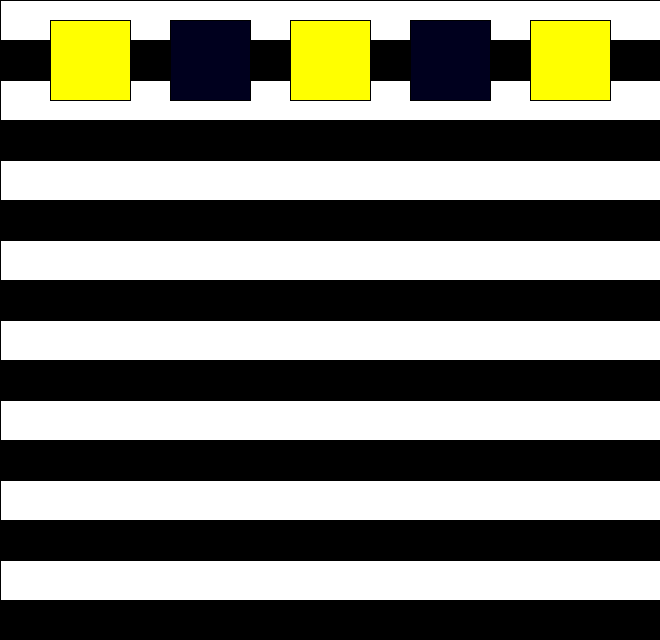
Frame 1 (no input)
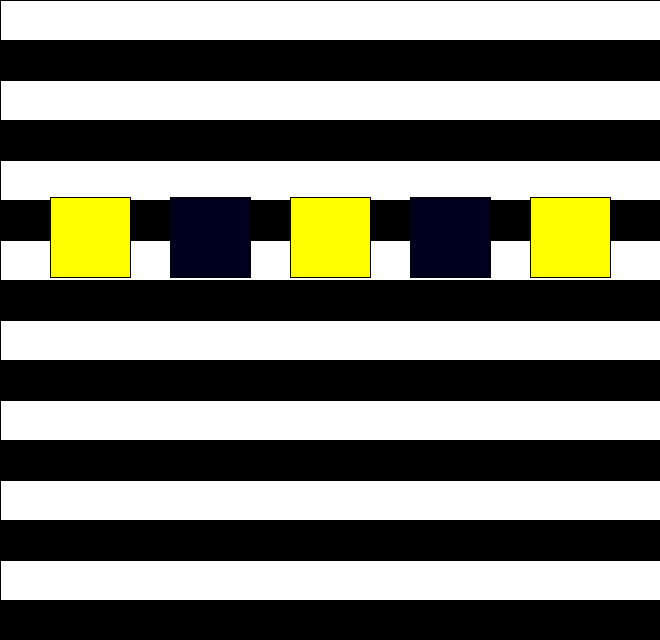
Frame 60 (the mouse pressed at the canvas centre just before this capture)
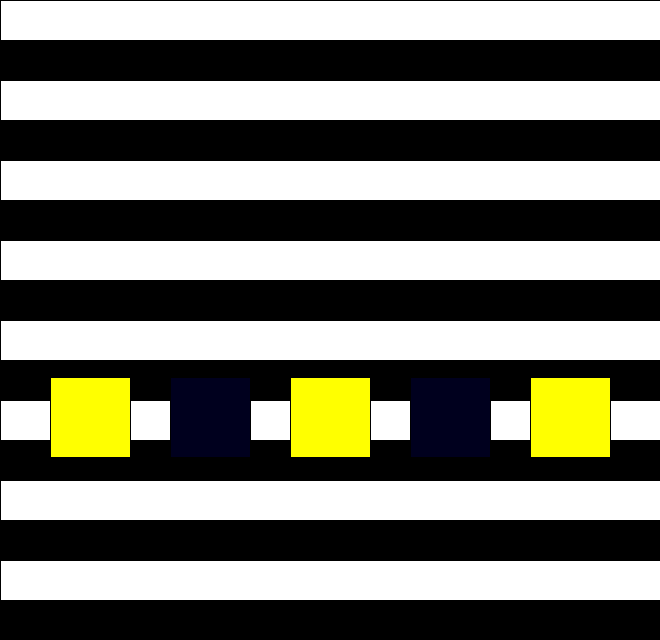
Frame 120 (the mouse held since frame 60 and released just before this capture)

The Processing sketch that drew these frames (run headless with seeded random() and noise(); from frame 60 on, the mouse is pressed at the canvas centre):

// Processing sketch: sketch_140425n
// ── sketch_140425n.pde
int rect_y = 20;
int rect_s = 80;
int d = 40;

void setup(){
  size(660,640);
  background(0);
}



void draw(){
  background(0);
  for(int i = 0;i<=8;i++){
    fill(255);
    rect(0,d*i+d*i,width,d);
  }
  for(int i = 0;i<5;i++){
    if(i%2==1){
      fill(0,0,30);
    }else{
      fill(255,255,0);
    }
    rect(120*i+50,rect_y,rect_s,rect_s);
  }
  rect_y += 3;
}
